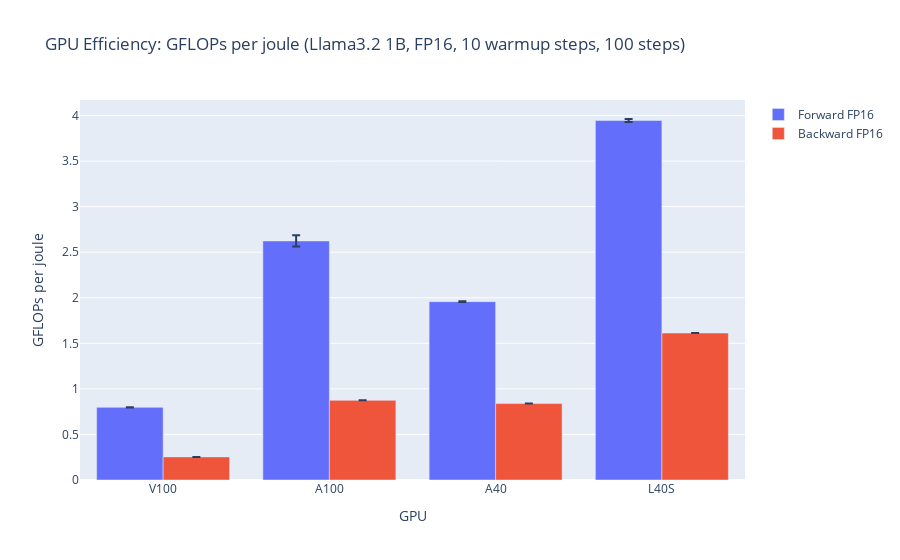

Notebook code cell kept with this figure:
### Code cell
# FP16 plot
files_fp16 = {
    "V100": "results/baseline_v100_fp16_llama3.2_1b_energy_results.jsonl",
    "A100": "results/baseline_a100-80g_fp16_llama3.2_1b_energy_results.jsonl",
    "A40":  "results/baseline_a40_fp16_llama3.2_1b_energy_results.jsonl",
    "L40S": "results/baseline_l40_fp16_llama3.2_1b_energy_results.jsonl"
}

gpus, fp16_forward, fp16_backward, fp16_fwd_err, fp16_bwd_err = get_flops_per_joule(files_fp16)
fp16_forward = [x / 1e9 for x in fp16_forward]
fp16_backward = [x / 1e9 for x in fp16_backward]
fp16_fwd_err = [x / 1e9 for x in fp16_fwd_err]
fp16_bwd_err = [x / 1e9 for x in fp16_bwd_err]

fig2 = go.Figure(data=[
    go.Bar(name='Forward FP16', x=gpus, y=fp16_forward,
           error_y=dict(type='data', array=fp16_fwd_err, visible=True)),
    go.Bar(name='Backward FP16', x=gpus, y=fp16_backward,
           error_y=dict(type='data', array=fp16_bwd_err, visible=True))
])
fig2.update_layout(
    title="GPU Efficiency: GFLOPs per joule (Llama3.2 1B, FP16, 10 warmup steps, 100 steps)",
    xaxis_title="GPU",
    yaxis_title="GFLOPs per joule",
    barmode='group'
)
fig2.show()

### Figure 1 — Plotly figure (JSON) as saved in the notebook; plotly's stock layout.template omitted (floating-point values rounded to 4 significant figures)
{"data": [{"error_y": {"array": [9.161e-05, 0.06254, 0.003725, 0.01702], "type": "data", "visible": true}, "name": "Forward FP16", "type": "bar", "x": ["V100", "A100", "A40", "L40S"], "y": [0.7971, 2.624, 1.957, 3.944]}, {"error_y": {"array": [5.905e-06, 0.0001749, 0.0009413, 0.000151], "type": "data", "visible": true}, "name": "Backward FP16", "type": "bar", "x": ["V100", "A100", "A40", "L40S"], "y": [0.2536, 0.8742, 0.8391, 1.612]}], "layout": {"barmode": "group", "title": {"text": "GPU Efficiency: GFLOPs per joule (Llama3.2 1B, FP16, 10 warmup steps, 100 steps)"}, "xaxis": {"title": {"text": "GPU"}}, "yaxis": {"title": {"text": "GFLOPs per joule"}}}}
